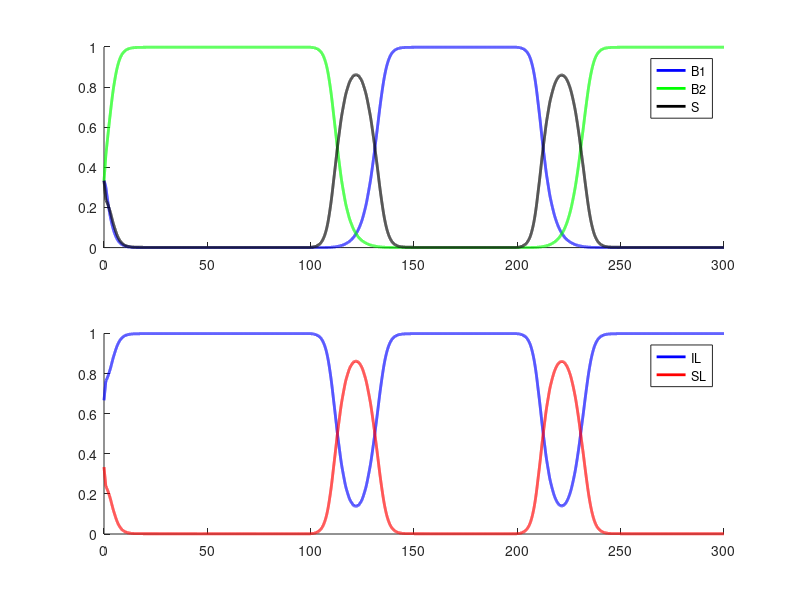

Write MATLAB code to recreate this figure.
function CopyFreqBased
T = 300;

tau = 1; %delay for social learners
a = -1; %Strength of selection
epsilon  = 0.1; %

payOpt = normrnd(0.2,0,1000); %introducing some noise for the payoff of optimum behavior
paySOpt = normrnd(0.8,0,1000);%introducing some noise for the payoff of sub-optimum behavior


Xarr = zeros(3, T);
Tarr = zeros(1,T);

fB1 = @(t)(1-epsilon)*piB1(t) + epsilon*piB2(t); %Fitness of behavior 1
fB2 = @(t)(1-epsilon)*piB2(t) + epsilon*piB1(t); %Fitness of behavior 2

B10  = 1/3;
B20  = 1/3;
S10  = 1/3;

Y0 = [B10; B20; S10];
tspan   = [0:0.01:T];
[tt, y] = ode45(@sls,tspan,Y0);

clf
subplot(2,1,1)
hold on
plot(tt,y(:,1),'Color', 'b', 'Linewidth', 2)
plot(tt,y(:,2),'Color', 'g', 'Linewidth', 2)
plot(tt,y(:,3),'Color', 'k', 'Linewidth', 2)
legend({'B1','B2','S'})


subplot(2,1,2)
hold on
plot(tt,y(:,1) + y(:,2),'Color', 'b', 'Linewidth', 2)
plot(tt,y(:,3),'Color', 'r', 'Linewidth', 2)
legend({'IL','SL'})

    
    function y = fS(t)
        gSB1 = [];
        gSB2 = [];
        gB1 = []; 
        gB2 = [];
        if(tau == 0)
            i= floor(t)+1;
            gSB1(end+1) = Xarr(1,i)^a / (Xarr(1,i)^a + Xarr(2,i)^a);
            gSB2(end+1) = Xarr(2,i)^a / (Xarr(1,i)^a + Xarr(2,i)^a);
        end
            
        for i=1:tau:floor(t)+1
            if(i-tau<=0)
                gSB1(end+1) = 0.001;
                gSB2(end+1) = 0.001;
                gB1(end+1) = Xarr(1,i);
                gB2(end+1) = Xarr(2,i);
            else
                gSB1(end+1) = gB1(end)^a / (gB1(end)^a + gB2(end)^a);
                gSB2(end+1) = gB2(end)^a / (gB1(end)^a + gB2(end)^a);
                if(Xarr(1,i) == 0), continue; end
                gB1(end+1) = Xarr(1,i) + Xarr(3,i)*gSB1(end);
                gB2(end+1) = Xarr(2,i) + Xarr(3,i)*gSB2(end);
            end
        end
                
        y = gSB1(end)*piB1(t) + gSB2(end)*piB2(t);
    end

    function dxdt = sls(t,x)
        
        Xarr(:,floor(t)+1) = x;
        Tarr(floor(t)+1) = t;
        
        Q = [[0.999, 0, 0.001]; [0, 0.999, 0.001]; [0.001, 0.001, 0.998]];
        %Q = [[0.98, 0, 0.01]; [0, 0.98, 0.01]; [0.01, 0.01, 0.98]];
        
        
        f = [fB1(t) fB2(t) fS(t)];
        phi = f*x; 
        
        dxdt1 = f*(x.*Q(:,1)) - x(1)*phi; %B1 equation
        dxdt2 = f*(x.*Q(:,2)) - x(2)*phi; %B2 equation
        dxdt3 = f*(x.*Q(:,3)) - x(3)*phi; %S equation
        dxdt = [dxdt1;dxdt2;dxdt3];
    end
    
    function y = piB1(t) %Payoff of behavior 1
        if(t<100 || t>200)
            y = payOpt(floor(t+1));
        else
            y = paySOpt(floor(t+1));
        end
    end

    function y = piB2(t) %Payoff of behavior 2
        if(t<100 || t>200)
            y = paySOpt(floor(t+1));
        else
            y = payOpt(floor(t+1));
        end
    end
end
